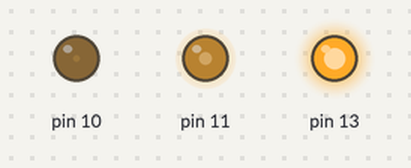
Recording of a sketch running on a simulated Arduino Uno, built with avr-gcc and run on an emulated ATmega328P. On the bench: output pins drawn as LEDs (lit = HIGH).

Above: at 0.1 s.
Timing chart, 0 to 1.6 s (numbered marks = the images above):
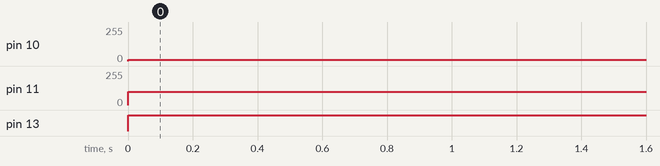

Measured:
- by itself, pin 10: 0/255 → 10/255 at 0.00 s
- by itself, pin 11: 0/255 → 100/255 at 0.00 s
- by itself, pin 13: LOW → HIGH at 0.00 s

The sketch:

pwmanalog.ino
```cpp
// C++ code
//
void setup()
{
  pinMode(13, OUTPUT);
  pinMode(11, OUTPUT);
  pinMode(10, OUTPUT);
}

void loop()
{
  digitalWrite(13, HIGH);
  analogWrite(11, 100);
  analogWrite(10, 10);

}
```
